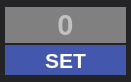
<?xml version="1.0" encoding="UTF-8"?>
<ui version="4.0">
 <class>Form</class>
 <widget class="QWidget" name="Form">
  <property name="geometry">
   <rect>
    <x>0</x>
    <y>0</y>
    <width>131</width>
    <height>82</height>
   </rect>
  </property>
  <property name="minimumSize">
   <size>
    <width>20</width>
    <height>20</height>
   </size>
  </property>
  <property name="font">
   <font>
    <pointsize>18</pointsize>
    <bold>true</bold>
   </font>
  </property>
  <property name="windowTitle">
   <string>Form</string>
  </property>
  <property name="styleSheet">
   <string notr="true">background-color: #242325;
</string>
  </property>
  <layout class="QGridLayout" name="gridLayout">
   <property name="leftMargin">
    <number>5</number>
   </property>
   <property name="topMargin">
    <number>5</number>
   </property>
   <property name="rightMargin">
    <number>5</number>
   </property>
   <property name="bottomMargin">
    <number>5</number>
   </property>
   <property name="spacing">
    <number>0</number>
   </property>
   <item row="1" column="0" colspan="2">
    <widget class="QPushButton" name="pushButton">
     <property name="minimumSize">
      <size>
       <width>30</width>
       <height>30</height>
      </size>
     </property>
     <property name="font">
      <font>
       <pointsize>16</pointsize>
       <bold>true</bold>
      </font>
     </property>
     <property name="styleSheet">
      <string notr="true">QPushButton {
	border: none;
	background-color: #4357AD;
	color: white;
}

QPushButton:pressed {
	border: none;
	background-color: #213aa6;
	color: white;
}</string>
     </property>
     <property name="text">
      <string>SET</string>
     </property>
    </widget>
   </item>
   <item row="0" column="0">
    <widget class="QLineEdit" name="lineEdit">
     <property name="font">
      <font>
       <pointsize>22</pointsize>
       <bold>true</bold>
      </font>
     </property>
     <property name="styleSheet">
      <string notr="true">color: white;
background-color: #808080;</string>
     </property>
     <property name="inputMask">
      <string>####</string>
     </property>
     <property name="text">
      <string/>
     </property>
     <property name="frame">
      <bool>false</bool>
     </property>
     <property name="cursorPosition">
      <number>0</number>
     </property>
     <property name="alignment">
      <set>Qt::AlignCenter</set>
     </property>
     <property name="placeholderText">
      <string>0</string>
     </property>
     <property name="cursorMoveStyle">
      <enum>Qt::VisualMoveStyle</enum>
     </property>
    </widget>
   </item>
  </layout>
 </widget>
 <resources/>
 <connections/>
</ui>
